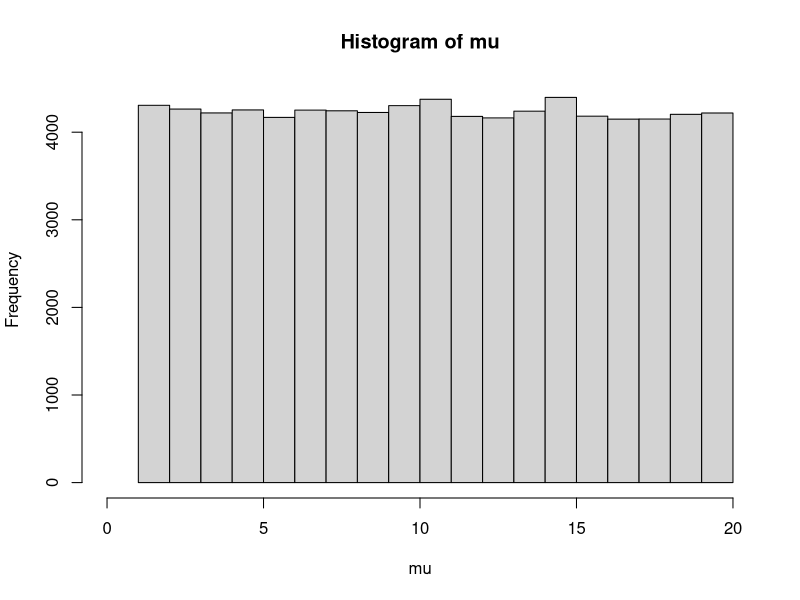
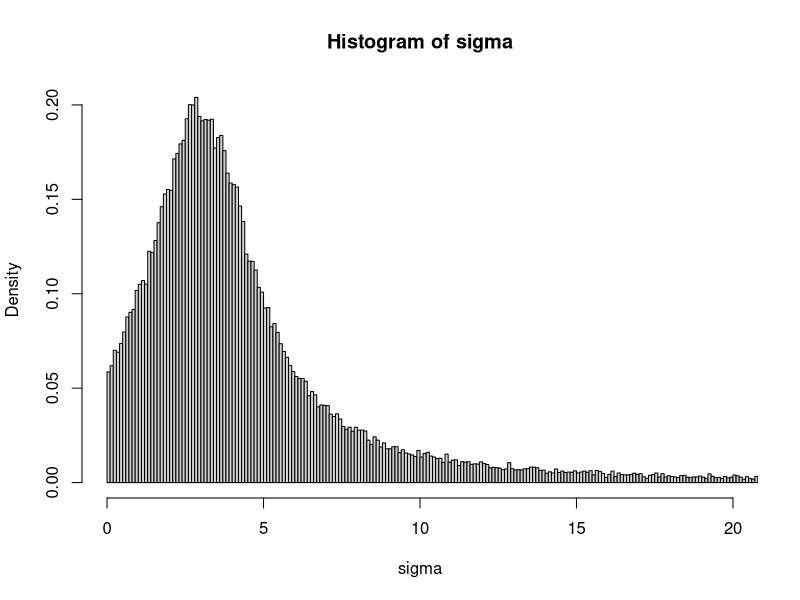
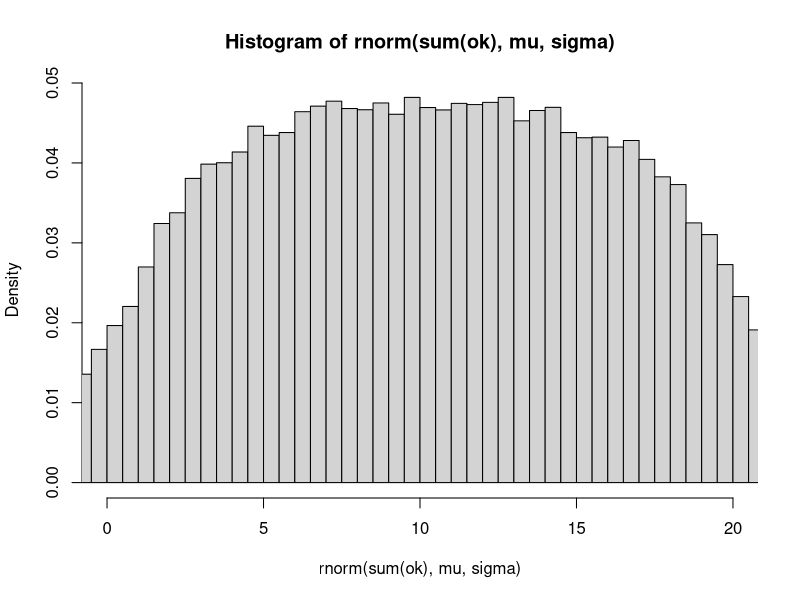

Write the R code that produced these figures, in order.
N = 1e5
mu = runif(N,1,20)
sigma= rcauchy(N, 3, 2)
ok = sigma > 0 & sigma < 100
sum(ok)
mu = mu[ok]
sigma = sigma[ok]


hist(mu, xlim = c(0,20))
hist(sigma,1000, freq = FALSE, xlim=c(0,20))
hist(rnorm(sum(ok),mu, sigma), 1000,xlim=c(0,20), freq = FALSE)
